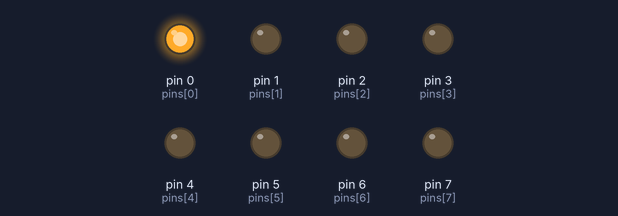
The sketch below on a simulated Arduino Uno, built with avr-gcc and run on an emulated ATmega328P. Parts: output pins drawn as LEDs (lit = HIGH).

Above: at 0.5 s.
At 2.5 s:
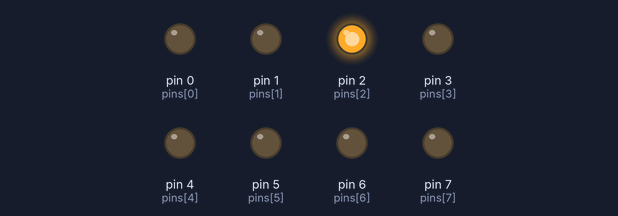
At 3.5 s:
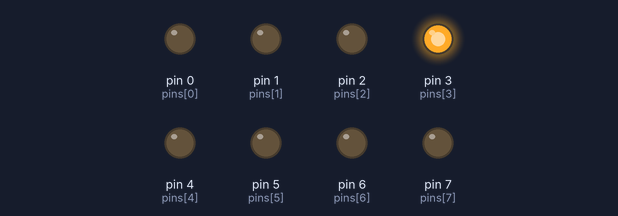
At 4.5 s:
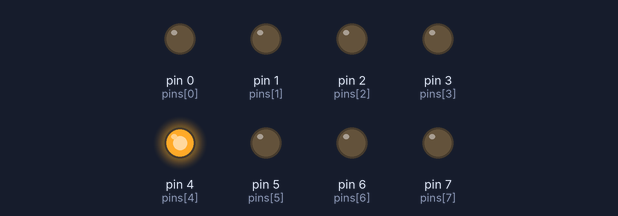
At 6.5 s:
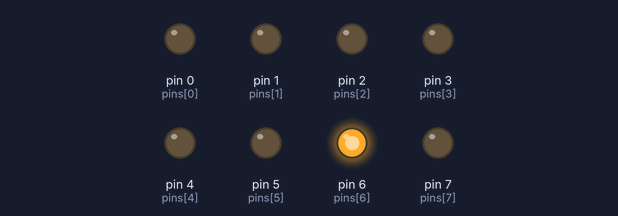
At 9.5 s:
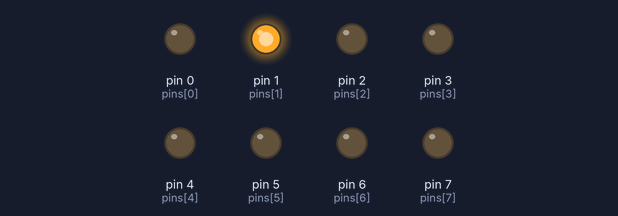
Timing chart, 0 to 10.4 s (numbered marks = the images above):
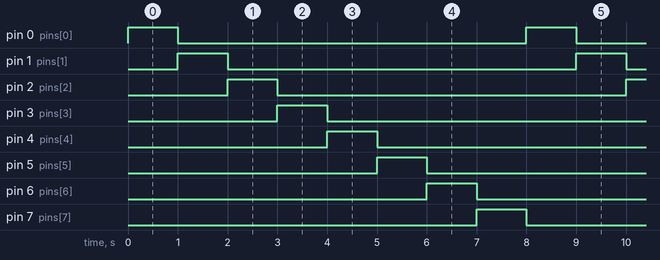

Measured:
- by itself, pin 0 (pins[0]), pin 1 (pins[1]), pin 2 (pins[2]), pin 3 (pins[3]), pin 4 (pins[4]), pin 5 (pins[5]), pin 6 (pins[6]), pin 7 (pins[7]): alternates HIGH for 1.0 s and LOW for 7.0 s
- by itself, everything shown: repeats every 8.0 s, in 8 steps

The sketch:

CH_12_06.ino
```cpp
int pins[] = {0, 1, 2, 3, 4, 5, 6, 7};   // LED가 연결된 핀 배열
byte index = 0;         // 표시할 패턴 번호
// 패턴 정의 배열
byte patterns[] = { 0x01, 0x02, 0x04, 0x08, 0x10, 0x20, 0x40, 0x80 };

void setup() {
  for (int i = 0; i < 8; i++) {     // LED 연결 핀을 출력으로 설정
    pinMode(pins[i], OUTPUT);
  }
}

void loop() {
  for (int i = 0; i < 8; i++) {     // LED에 상태 표시
    // 비트 연산으로 바이트 단위 패턴값에서 비트 단위 LED 상태 추출
    boolean state = (patterns[index] >> i) & 1;
    digitalWrite(pins[i], state);
  }

  index = (index + 1) % 8;    // 0~7을 반복
  delay(1000);        // 1초 대기
}
```
